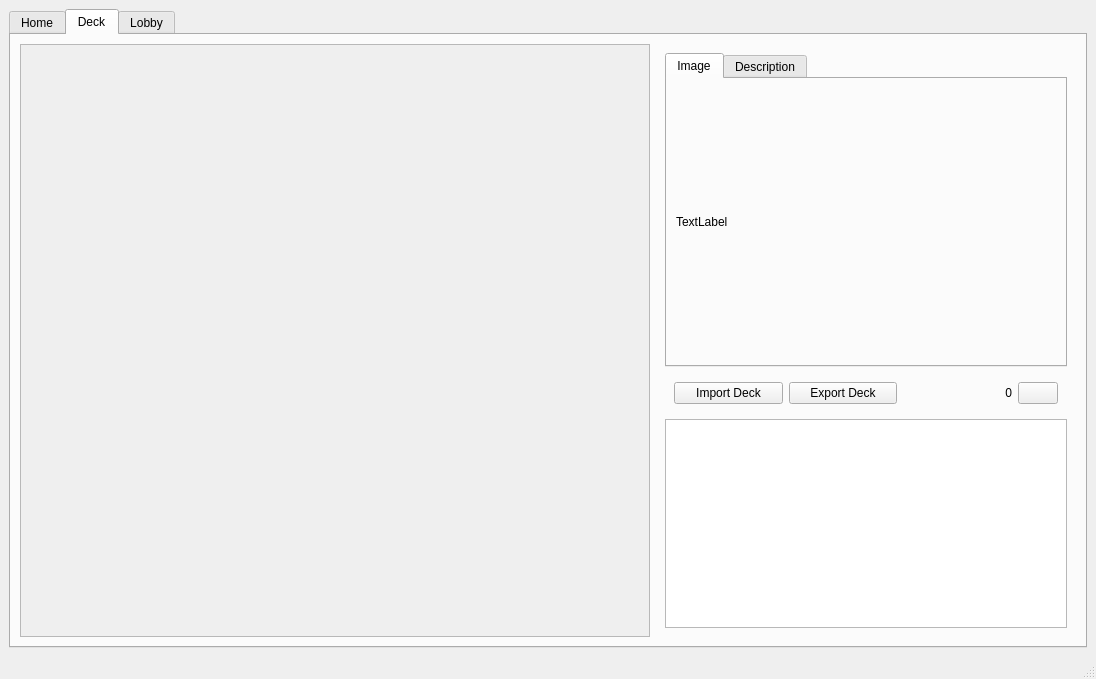
<?xml version="1.0" encoding="UTF-8"?>
<ui version="4.0">
 <class>MainWindow</class>
 <widget class="QMainWindow" name="MainWindow">
  <property name="geometry">
   <rect>
    <x>0</x>
    <y>0</y>
    <width>1096</width>
    <height>679</height>
   </rect>
  </property>
  <property name="sizePolicy">
   <sizepolicy hsizetype="MinimumExpanding" vsizetype="Preferred">
    <horstretch>0</horstretch>
    <verstretch>0</verstretch>
   </sizepolicy>
  </property>
  <property name="windowTitle">
   <string>MainWindow</string>
  </property>
  <widget class="QWidget" name="centralwidget">
   <layout class="QHBoxLayout" name="horizontalLayout_5">
    <item>
     <widget class="QTabWidget" name="tabWidget">
      <property name="currentIndex">
       <number>1</number>
      </property>
      <widget class="QWidget" name="tab">
       <attribute name="title">
        <string>Home</string>
       </attribute>
       <layout class="QHBoxLayout" name="horizontalLayout_2" stretch="3,2">
        <item>
         <widget class="QLabel" name="label">
          <property name="text">
           <string>TextLabel</string>
          </property>
         </widget>
        </item>
        <item>
         <widget class="QListView" name="listView"/>
        </item>
       </layout>
      </widget>
      <widget class="QWidget" name="tab_2">
       <attribute name="title">
        <string>Deck</string>
       </attribute>
       <layout class="QVBoxLayout" name="verticalLayout_5">
        <item>
         <layout class="QHBoxLayout" name="horizontalLayout_3" stretch="3,2">
          <item>
           <widget class="QScrollArea" name="scrollArea">
            <property name="sizeAdjustPolicy">
             <enum>QAbstractScrollArea::SizeAdjustPolicy::AdjustToContents</enum>
            </property>
            <property name="widgetResizable">
             <bool>true</bool>
            </property>
            <widget class="QWidget" name="scrollAreaWidgetContents">
             <property name="geometry">
              <rect>
               <x>0</x>
               <y>0</y>
               <width>620</width>
               <height>547</height>
              </rect>
             </property>
             <property name="sizePolicy">
              <sizepolicy hsizetype="Preferred" vsizetype="Preferred">
               <horstretch>0</horstretch>
               <verstretch>0</verstretch>
              </sizepolicy>
             </property>
             <layout class="QGridLayout" name="gridLayout_3">
              <item row="0" column="0">
               <layout class="QGridLayout" name="CardsGrid"/>
              </item>
             </layout>
            </widget>
           </widget>
          </item>
          <item>
           <widget class="QWidget" name="RightPane" native="true">
            <layout class="QVBoxLayout" name="verticalLayout_2">
             <item>
              <layout class="QVBoxLayout" name="verticalLayout" stretch="3,0,2">
               <item>
                <widget class="QTabWidget" name="tabWidget_2">
                 <property name="currentIndex">
                  <number>0</number>
                 </property>
                 <widget class="QWidget" name="Image">
                  <attribute name="title">
                   <string>Image</string>
                  </attribute>
                  <layout class="QHBoxLayout" name="horizontalLayout_6">
                   <item>
                    <widget class="QLabel" name="CardPreview">
                     <property name="text">
                      <string>TextLabel</string>
                     </property>
                    </widget>
                   </item>
                  </layout>
                 </widget>
                 <widget class="QWidget" name="Description">
                  <attribute name="title">
                   <string>Description</string>
                  </attribute>
                  <layout class="QHBoxLayout" name="horizontalLayout_10">
                   <item>
                    <widget class="QLabel" name="CardDescription">
                     <property name="text">
                      <string>TextLabel</string>
                     </property>
                    </widget>
                   </item>
                  </layout>
                 </widget>
                </widget>
               </item>
               <item>
                <widget class="QWidget" name="widget" native="true">
                 <property name="minimumSize">
                  <size>
                   <width>20</width>
                   <height>20</height>
                  </size>
                 </property>
                 <layout class="QHBoxLayout" name="horizontalLayout_7">
                  <item>
                   <widget class="QPushButton" name="ImportDeck">
                    <property name="text">
                     <string>Import Deck</string>
                    </property>
                   </widget>
                  </item>
                  <item>
                   <widget class="QPushButton" name="ExportDeck">
                    <property name="text">
                     <string>Export Deck</string>
                    </property>
                   </widget>
                  </item>
                  <item>
                   <widget class="QLabel" name="CardCount">
                    <property name="text">
                     <string>0</string>
                    </property>
                    <property name="alignment">
                     <set>Qt::AlignmentFlag::AlignRight|Qt::AlignmentFlag::AlignTrailing|Qt::AlignmentFlag::AlignVCenter</set>
                    </property>
                   </widget>
                  </item>
                  <item>
                   <widget class="QPushButton" name="ClearDeck">
                    <property name="sizePolicy">
                     <sizepolicy hsizetype="Fixed" vsizetype="Fixed">
                      <horstretch>0</horstretch>
                      <verstretch>0</verstretch>
                     </sizepolicy>
                    </property>
                    <property name="text">
                     <string/>
                    </property>
                    <property name="icon">
                     <iconset theme="QIcon::ThemeIcon::EditDelete"/>
                    </property>
                   </widget>
                  </item>
                 </layout>
                </widget>
               </item>
               <item>
                <widget class="QListView" name="DeckList"/>
               </item>
              </layout>
             </item>
            </layout>
           </widget>
          </item>
         </layout>
        </item>
       </layout>
      </widget>
      <widget class="QWidget" name="tab_3">
       <attribute name="title">
        <string>Lobby</string>
       </attribute>
       <layout class="QHBoxLayout" name="horizontalLayout_8" stretch="3,2">
        <item>
         <layout class="QVBoxLayout" name="verticalLayout_3">
          <item>
           <widget class="QListView" name="listView_2"/>
          </item>
          <item>
           <layout class="QHBoxLayout" name="horizontalLayout">
            <item>
             <widget class="QPushButton" name="pushButton">
              <property name="text">
               <string>Create Room</string>
              </property>
             </widget>
            </item>
            <item>
             <widget class="QPushButton" name="pushButton_2">
              <property name="text">
               <string>Join Room</string>
              </property>
             </widget>
            </item>
           </layout>
          </item>
         </layout>
        </item>
        <item>
         <widget class="QListView" name="listView_3"/>
        </item>
       </layout>
      </widget>
     </widget>
    </item>
   </layout>
  </widget>
  <widget class="QMenuBar" name="menubar">
   <property name="geometry">
    <rect>
     <x>0</x>
     <y>0</y>
     <width>1096</width>
     <height>26</height>
    </rect>
   </property>
  </widget>
  <widget class="QStatusBar" name="statusbar"/>
 </widget>
 <resources/>
 <connections/>
</ui>
